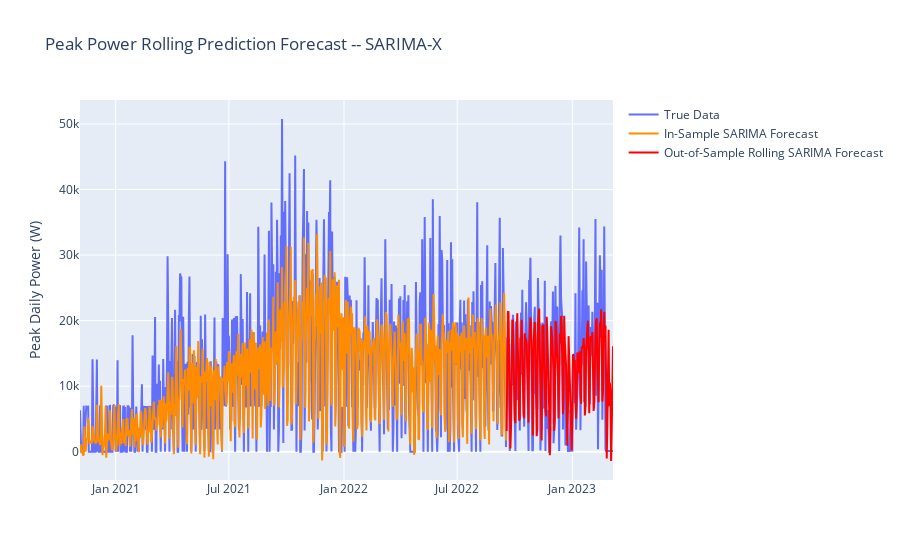

Here is the notebook cell this chart was saved with:
### Markdown cell above
We do get a greater variance in our predictions, but it still doesn't always capture the peaks in our data.

### Code cell
fig = go.Figure()
fig.add_trace(
    go.Scatter(x = dailydemand["peak_power_W"].index , y = dailydemand["peak_power_W"], name = "True Data", hovertext = dailydemand["day"])
)
fig.add_trace(
    go.Scatter(x = fitted_arima.predict().index, y = fitted_arima.predict() , name = "In-Sample SARIMA Forecast" , line= {"color":"#FF8C00"}, hovertext=dailydemand["day"])
)
fig.add_trace(
    go.Scatter(x = rolling_predictions.index,
               y = rolling_predictions , name = "Out-of-Sample Rolling SARIMA Forecast" , line= {"color":"Red"}, 
               hovertext = dailydemand["day"].loc[dailydemand.index >= rolling_predictions.index[0]])
)
fig.update_layout({"title" : "Peak Power Rolling Prediction Forecast -- SARIMA-X" , "yaxis_title" : "Peak Daily Power (W)"})
fig.show()
print(f'Test Set RMSE: {np.sqrt(np.mean((test["peak_power_W"] - rolling_predictions)**2))} Watts')

### Figure 1 — Plotly figure (JSON) as saved in the notebook; plotly's stock layout.template omitted (floating-point values rounded to 4 significant figures; data arrays with more than 128 entries replaced by an {"elided": "..."} marker saying what was removed)
{"data": [{"hovertext": {"elided": "853 str values"}, "name": "True Data", "type": "scatter", "x": {"elided": "853 str values"}, "y": {"elided": "853 int values"}}, {"hovertext": {"elided": "853 str values"}, "line": {"color": "#FF8C00"}, "name": "In-Sample SARIMA Forecast", "type": "scatter", "x": {"elided": "682 str values"}, "y": {"elided": "682 float values"}}, {"hovertext": {"elided": "171 str values"}, "line": {"color": "Red"}, "name": "Out-of-Sample Rolling SARIMA Forecast", "type": "scatter", "x": {"elided": "171 str values"}, "y": {"elided": "171 float values"}}], "layout": {"title": {"text": "Peak Power Rolling Prediction Forecast -- SARIMA-X"}, "yaxis": {"title": {"text": "Peak Daily Power (W)"}}}}
